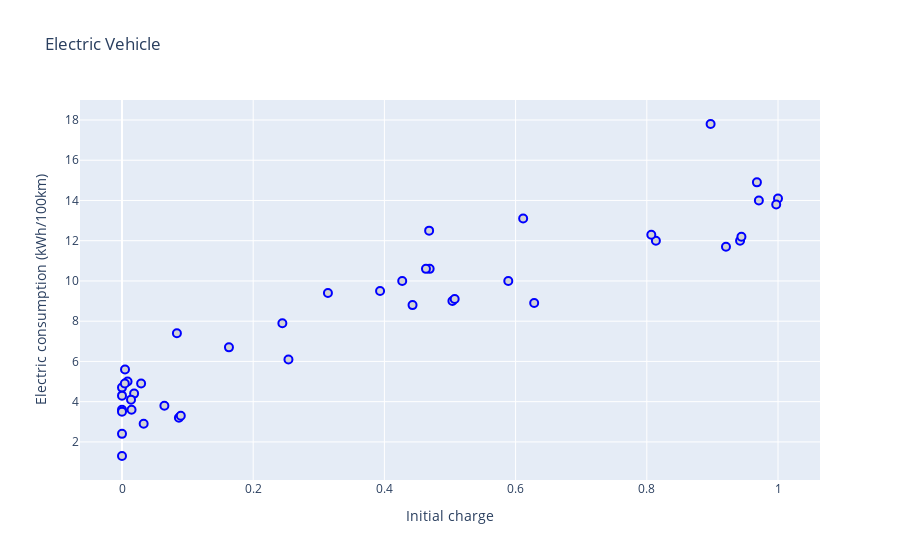

The notebook cell saved with this chart:
### Markdown cell above
## Plotting with Plotly

This is an example of Scatterplot using the plotly package. 

- We instatiate a `Figure` object. 
- As an argument we give a "trace" or list of traces. You can think of a trace as a "layer" of a plot. This trace is a scatterplot, which can be created with `go.Scatter`. 
- For each trace, you need to give:
    - The necessary `x` and/or `y`
    - The `mode` (type of plot, here `markers` specifies a point plot ). 
    - Additional  arguments that specify **properties** of the plot, in the form of a dictionary. Here, for instance we specify how the marker should look like. 
- Then, with `update_layout`, we can specify x and y axis titles, and a plot title. 
- We display the figure with the `show` method.

### Code cell
figure = go.Figure(
    go.Scatter(
        x=df.charge,
        y=df.electric,
        mode='markers',
        marker=dict(
            size=8,
            color="lightgray",
            line=dict(
                width=2,
                color='blue'
            )
        )
    )   
)
figure.update_layout(
    title='Electric Vehicle',
    xaxis_title='Initial charge',
    yaxis_title='Electric consumption (kWh/100km)'
)
figure.show()

# If this error appearsValueError: 
# Mime type rendering requires nbformat>=4.2.0 but it is not installed
# install the package nbformat

### Figure 1 — Plotly figure (JSON) as saved in the notebook; plotly's stock layout.template omitted (floating-point values rounded to 4 significant figures)
{"data": [{"marker": {"color": "lightgray", "line": {"color": "blue", "width": 2}, "size": 8}, "mode": "markers", "type": "scatter", "x": [0.9422, 0.9679, 0.08676, 0.004587, 0.06462, 0, 0.8139, 0.5037, 0.4429, 0.008475, 0, 0.01454, 0.3934, 0, 0.5889, 0, 0, 0.9207, 1, 0.0837, 0.9708, 0.2444, 0.9973, 0.469, 0.02913, 0.01848, 0, 0.08962, 0.4634, 0.4272, 0.9443, 0.3139, 0.2538, 0.4682, 0.1631, 0.6115, 0.01377, 0.03301, 0.004278, 0.8973, 0.5071, 0.6283, 0.8069], "y": [12, 14.9, 3.2, 5.6, 3.8, 3.6, 12, 9, 8.8, 5, 4.7, 3.6, 9.5, 1.3, 10, 4.3, 2.4, 11.7, 14.1, 7.4, 14, 7.9, 13.8, 10.6, 4.9, 4.4, 3.5, 3.3, 10.6, 10, 12.2, 9.4, 6.1, 12.5, 6.7, 13.1, 4.1, 2.9, 4.9, 17.8, 9.1, 8.9, 12.3]}], "layout": {"title": {"text": "Electric Vehicle"}, "xaxis": {"title": {"text": "Initial charge"}}, "yaxis": {"title": {"text": "Electric consumption (kWh/100km)"}}}}
